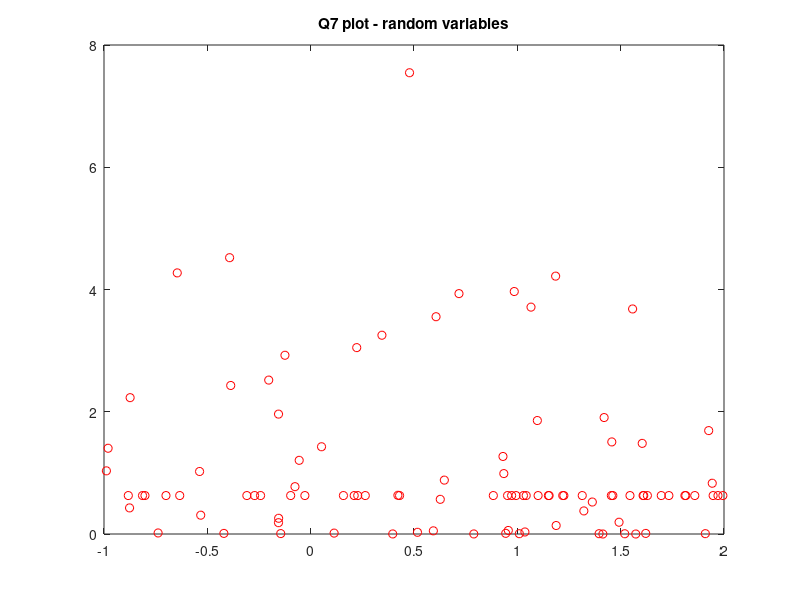
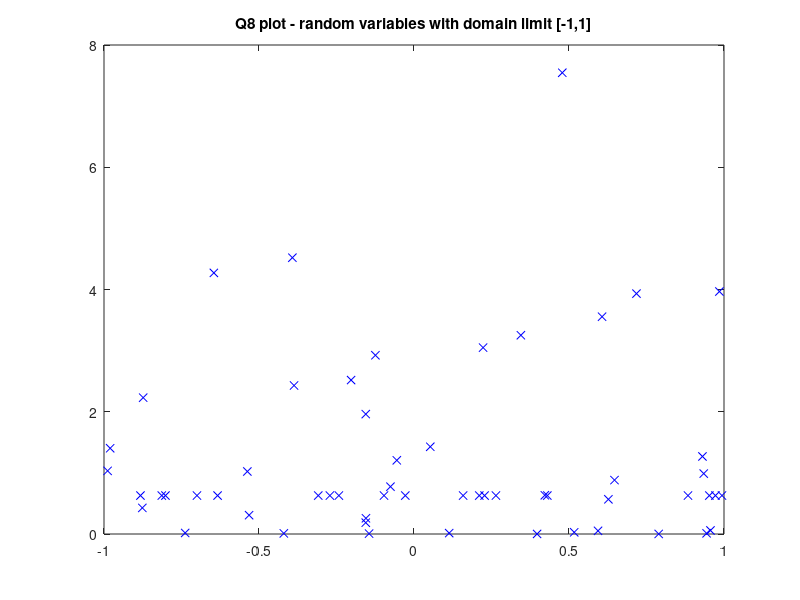
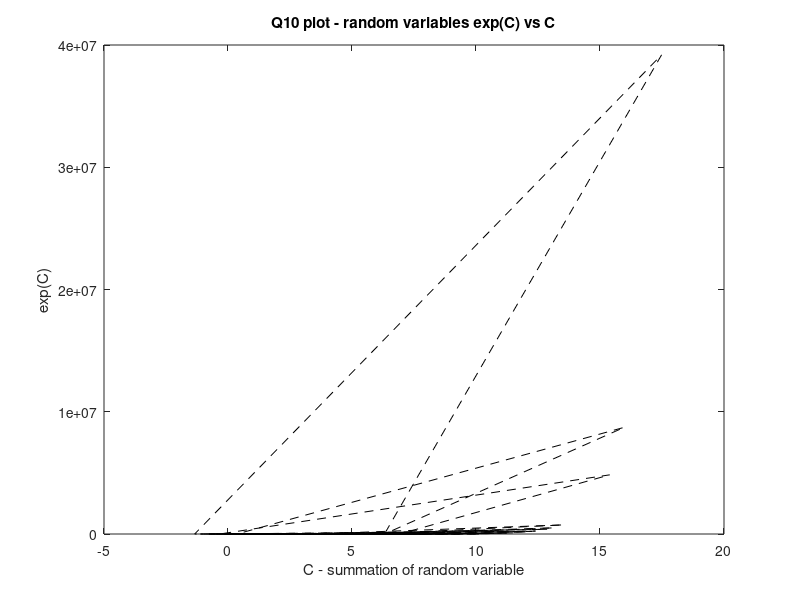

Source code (MATLAB) for these figures, in order:
clc
close all
clear

 % i) Matrix A [5,100] with rand nums between -1 and 2
 A = -1+rand(100,5)*(2+1);
 % ii) Same matrix with elements ^3
 B = A.^3;
 % iii) Vector x equal to 2nd column of A
 x = A(:,2);
 % iv) Vector y equal to 2nd last column (4th column) of B
 y = B(:,4);
 % v) Mask m, making positive values in y
 m = y < 0;
 % vi) Substitues y's negative values with random values between 0 and 2
 y(m) = rand(1,1)*(2);
 % vii) Plot y vs x using red circle markers
 figure(1)
 plot(x,y,'ro')
 title('Q7 plot - random variables')
 % viii) Same plot as previous question, but with blue crosses and limit
 % domain between -1 and 1
 mask = x > 1;
 % the values permitted are xlim([-1,1])
 x(mask) = NaN;
 figure(2)
 % plot graph x vs y
 plot(x,y,'bx')
 title('Q8 plot - random variables with domain limit [-1,1]')
 % ix) Make C vector with sum of the columns of B
 C = sum(B,2);
 % x) Plot the exp(C) as a function of C, use blash dashed line 
 figure(3)
 plot(C, exp(C), 'k--')
 xlabel('C - summation of random variable')
 ylabel('exp(C)')
 title('Q10 plot - random variables exp(C) vs C')
 
 
 
 
 
 
